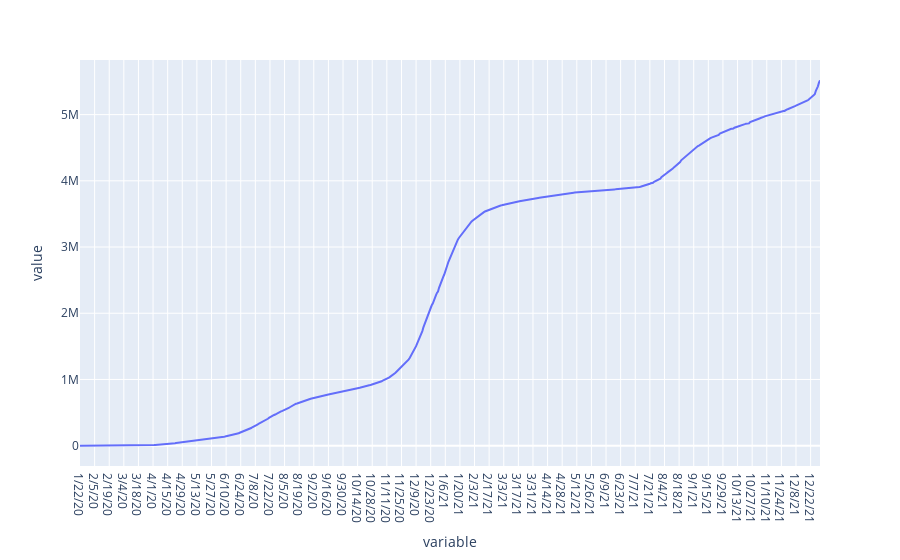

The cell this chart's notebook holds for it:
### Code cell
fig = px.line(df_melt.loc[df_melt['Province_State'] == 'California'], x='variable', y = 'value')
fig

### Figure 1 — Plotly figure (JSON) as saved in the notebook; plotly's stock layout.template omitted (floating-point values rounded to 4 significant figures; data arrays with more than 128 entries replaced by an {"elided": "..."} marker saying what was removed)
{"data": [{"hovertemplate": "variable=%{x}<br>value=%{y}<extra></extra>", "legendgroup": "", "line": {"color": "#636efa", "dash": "solid"}, "marker": {"symbol": "circle"}, "mode": "lines", "name": "", "orientation": "v", "showlegend": false, "type": "scatter", "x": {"elided": "710 str values"}, "xaxis": "x", "y": {"elided": "710 int values"}, "yaxis": "y"}], "layout": {"legend": {"tracegroupgap": 0}, "margin": {"t": 60}, "xaxis": {"anchor": "y", "domain": [0, 1], "title": {"text": "variable"}}, "yaxis": {"anchor": "x", "domain": [0, 1], "title": {"text": "value"}}}}
